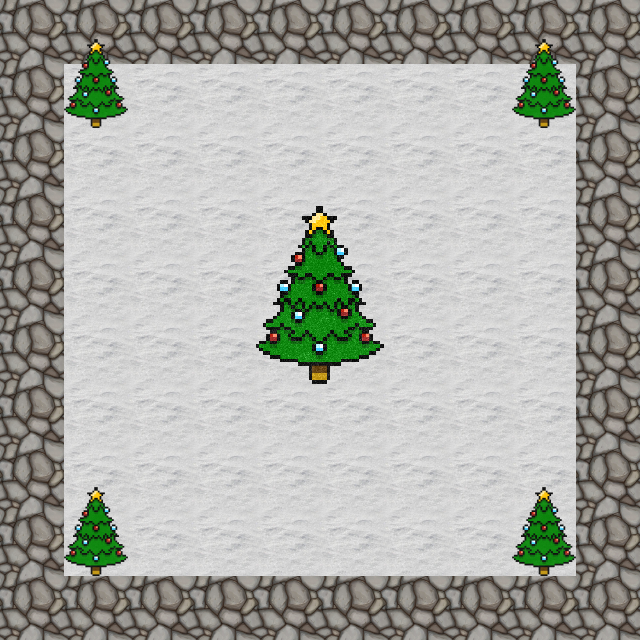

Below is a game level as drawn by its tile map, then a one-line description and the .tmx that defines it (tile-layer data replaced by summaries):
An orthogonal 10x10 tile map with 64x64 px tiles, 2 tile layers (ground, foliage), 3 tilesets.

<map version="1.0" orientation="orthogonal" renderorder="right-down" width="10" height="10" tilewidth="64" tileheight="64" nextobjectid="1">
 <tileset firstgid="1" name="xmas_trees" tilewidth="128" tileheight="178" tilecount="2" columns="0">
  <tile id="0">
   <image width="64" height="128" source="tiles/xmas_tree_64x128.png" />
  </tile>
  <tile id="1">
   <image width="128" height="178" source="tiles/xmas_tree_128x178.png" />
  </tile>
 </tileset>
 <tileset firstgid="3" name="winter_tiles" tilewidth="64" tileheight="64" tilecount="2" columns="0">
  <tile id="0">
   <image width="64" height="64" source="tiles/snow_block_1_64x64.png" />
  </tile>
  <tile id="1">
   <properties>
    <property name="blocked" type="bool" value="true" />
   </properties>
   <image width="64" height="64" source="tiles/snow_rock_block_64x64.png" />
  </tile>
 </tileset>
 <tileset firstgid="5" name="summer_tiles" tilewidth="64" tileheight="64" tilecount="2" columns="0">
  <tile id="0">
   <image width="64" height="64" source="tiles/grass_block_64x64.png" />
  </tile>
  <tile id="1">
   <image width="64" height="64" source="tiles/rock_block_64x64.png" />
  </tile>
 </tileset>
 <layer name="ground" width="10" height="10">
  <data>[100 cells, 100 non-empty, 2 distinct tile ids]</data>
 </layer>
 <layer name="foliage" width="10" height="10">
  <properties>
   <property name="blocked" type="bool" value="true" />
  </properties>
  <data>[100 cells, 5 non-empty, 2 distinct tile ids]</data>
 </layer>
</map>
